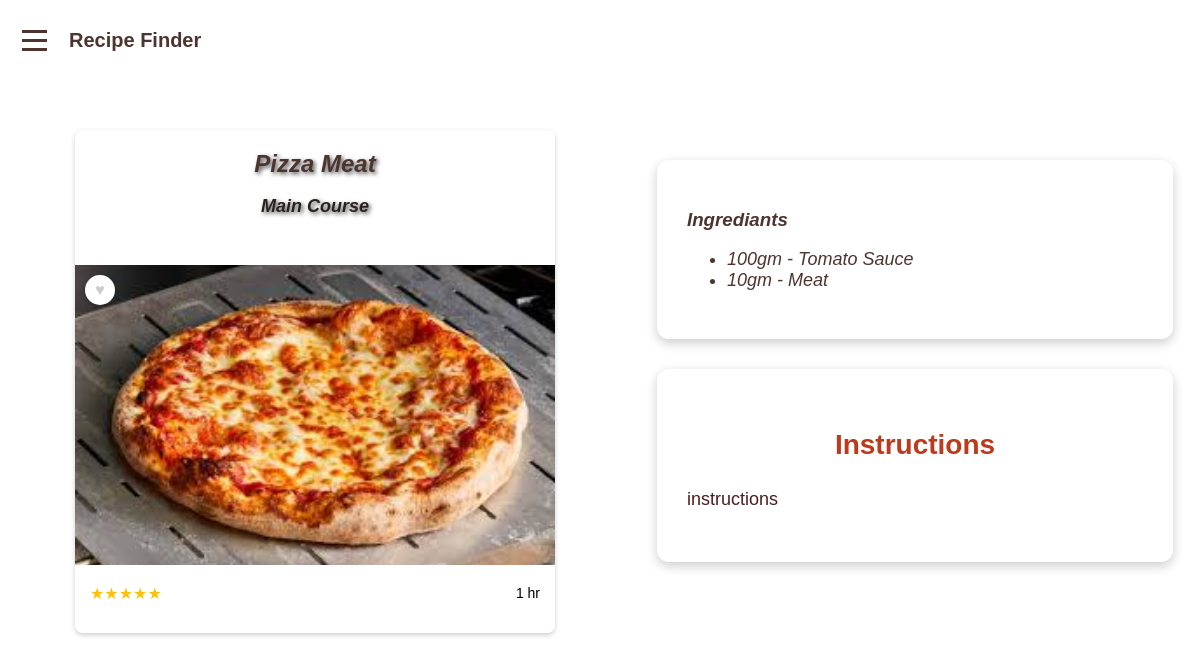
Page /search/view/2 (signed in) on the committed database.
### admins/models.py (models this page shows, shortened)
class Recipe(models.Model):
    id = models.AutoField(primary_key=True)
    name = models.CharField(max_length=100)
    description = models.TextField(null=True)
    course = models.TextField(null=True)
    duration = models.TextField(null=True)
    rate = models.IntegerField(null=True)
    instructions = models.TextField(null=True)
    image = models.ImageField(upload_to='recipes/%y/%m/%d/')
    created_at = models.DateTimeField(auto_now_add=True)
    updated_at = models.DateTimeField(auto_now=True)

class Ingredient(models.Model):
    recipe = models.ForeignKey(Recipe, on_delete=models.CASCADE, related_name='ingredients', null=True)
    name = models.CharField(max_length=100)
    quantity = models.CharField(max_length=50)

### search/views.py (the view)
# urls.py: path('view/<int:recipeId>', views.view_recipe, name='view_recipe'),
@login_required
def view_recipe(request,recipeId):
    recipe = Recipe.objects.get(id=recipeId)
    f = Favorite.objects.filter(user=request.user, recipe=recipe)
    if(f):
        favorite = json.dumps([{'status': True}])
    else:
        favorite = json.dumps([{'status': False}])
    return render(request, 'view.html',{ 'recipe': recipe,'favorite': favorite, 'rate': "★" * recipe.rate})

### search/templates/view.html (shortened to what this page needs)
<!DOCTYPE html>
<html lang="en">
<head>
  {% load static %}
  <link rel="stylesheet" href="{% static 'css/view.css' %}">
</head>
<body>
  <header>
    <div class="menu-container">
      <div class="hamburger">
        <span></span>
        <span></span>
        <span></span>
      </div>
      <div class="logo">Recipe Finder</div>
    </div>
  </header>
  <div class="main-container">
    <div class="info">
      <div class="recipe-card">
        <h2 class="name">{{recipe.name}}</h2>
        <h3 class="course">{{recipe.course}}</h3>
        <div class="favorite-heart">♥</div>
          <img src="{{recipe.image.url}}" alt="" class="recipe-image">
          <div class="recipe-content">
            <div class="recipe-meta">
                  <div class="recipe-rating">
                    {{ rate }}
                  </div>
                  <div class="recipe-time">{{recipe.duration}}</div>
              </div>
          </div>
      </div>
    </div>
    <div class="details">
      <div class="ingrediants">
        <h3>Ingrediants</h3>
        <ul class="ingrediantsList">
            {% for ingrediant in recipe.ingredients.all %}
            <li>{{ ingrediant.quantity }} - {{ ingrediant.name }}</li>
            {% endfor %}
        </ul>
      </div>
      <div class="instructions">
        <h2>Instructions</h2>
        <p class="instructionsParagraph">{{ recipe.instructions }}</p>
      </div>
      </div>
  </div>
</body>
</html>

### search/static/css/view.css (style rules this page uses)
body { font-family: Arial, sans-serif; margin: 0; padding: 0; height: 100%; }
h2 { position: relative; text-align: center; z-index: 2; margin-bottom: 0; }
.main-container { margin: 100px 0 0 0; display: flex; justify-content: center; align-items: center; height: 100%; }
.info { margin: 30px; width: 50%; height: 100vh; display: flex; justify-content: center; }
.recipe-card { position: absolute; width: 40%; box-shadow: 0 2px 5px rgba(0,0,0,0.2); border-radius: 8px; }
.favorite-heart { position: relative; top: 40px; left: 10px; width: 30px; height: 30px; background-color: white; border-radius: 50%; display: flex; align-items: center; justify-content: center; cursor: pointer; box-shadow: 0 2px 5px rgba(0,0,0,0.2); z-index: 1; font-size: 16px; color: #ccc; transition: all 0.3s ease; }
.recipe-image { width: 100%; max-height: 300px; object-fit: cover; }
.recipe-content { padding: 15px; background: white; border-radius: 0 0 8px 8px; }
.recipe-meta { display: flex; justify-content: space-between; align-items: center; margin-bottom: 15px; }
.recipe-rating { color: #FFC107; font-size: 16px; }
.recipe-time { color: var(--primary-medium); font-size: 14px; }
.name { font-size: 24px ; font-style: italic; color: #4E342E; text-shadow: 2px 2px 4px rgba(0,0,0,0.7); }
.course { text-align: center; font-size: 18px ; font-style: italic; color: #2b211f; text-shadow: 2px 2px 4px rgba(0,0,0,0.7); }
.details { overflow-y: auto; width: 50%; height: 100vh; }
.ingrediants { align-items: center; margin: 50px; box-shadow: 0 4px 12px rgba(0,0,0,0.2); width: 80%; margin: 30px auto; background-color: #fff; padding: 30px; border-radius: 12px; }
.ingrediants h3, ul { font-style: italic; color: #4E342E; }
ul { font-size: 18px; }
.instructions { background-color: #fff; color: #4f1d1d; padding: 30px; margin: 30px auto; width: 80%; border-radius: 12px; box-shadow: 0 4px 12px rgba(0,0,0,0.2); font-size: 18px; line-height: 1.6; }
.instructions h2 { font-size: 28px; margin-bottom: 15px; color: #be3a1c; text-align: center; }
.menu-container { position: fixed; top: 20px; left: 15px; display: flex; z-index: 100; align-items: center; }
.hamburger { display: flex; flex-direction: column; cursor: pointer; padding: 7px; }
.hamburger span { width: 25px; height: 3px; background:#4E342E; margin: 3px 0; transition: 0.3s; }
.logo { margin-left: 15px; font-size: 20px; font-weight: bold; color:#4E342E; }

### rows in the picture
Recipe: name "Pizza Meat", course "Main Course", image (picture), duration "1 hr", instructions "instructions"
Ingredient: quantity "100gm", name "Tomato Sauce"
Ingredient: quantity "10gm", name "Meat"

### other values in the picture
{{ rate }} "★★★★★"
